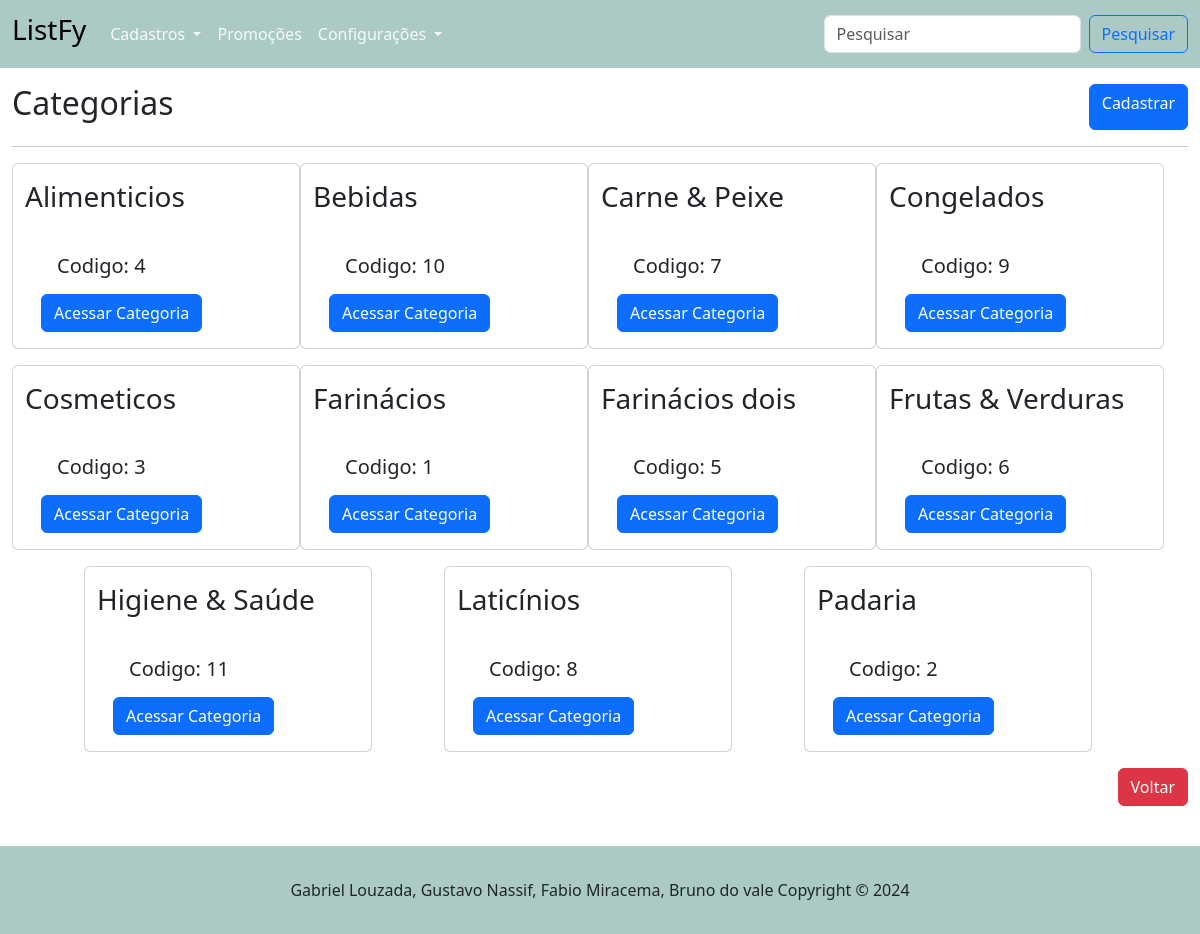
Before: /categorias/ with the older database file.
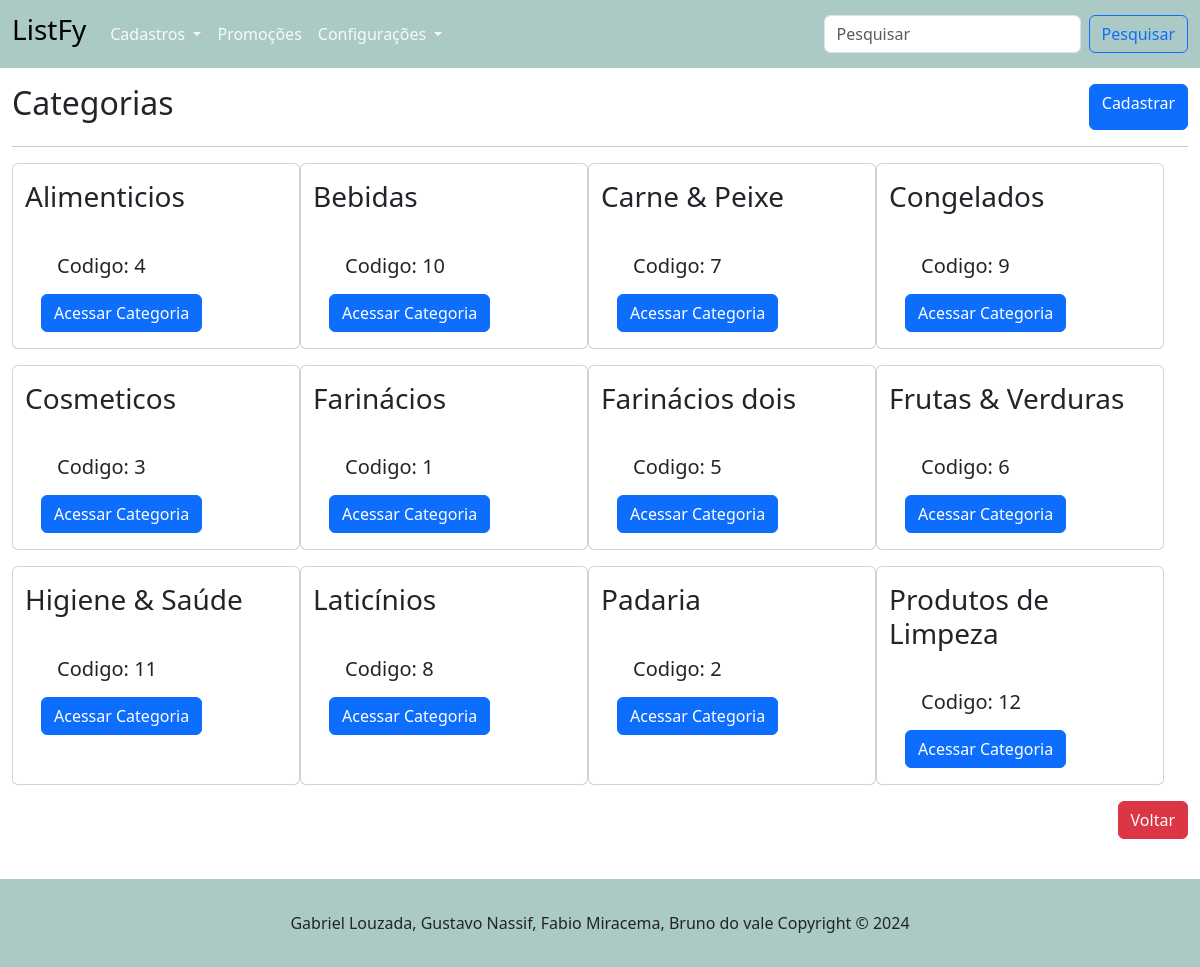
After: the same page with the newer database file.
### tables this page shows
CREATE TABLE "categoria" (
	"id_categoria"	INTEGER,
	"nome"	TEXT NOT NULL,
	PRIMARY KEY("id_categoria" AUTOINCREMENT)
);

### routes/categoria_routes.py (the view)
@router.get("/", response_class=HTMLResponse)
async def get_listar_categoria(request: Request):
    categoria = obter_todas_categorias()
    return templates.TemplateResponse("/categoria/categorias.html",{"request":request, "categoria":categoria})

### templates/categoria/categorias.html (shortened to what this page needs)
{% extends "base.html" %}
{% block conteudo %}
    <main class="container-fluid" >
        <div class="d-flex justify-content-between mt-3 ">
            <h2>Categorias</h2>
            <a href="/categorias/cadastrar_categoria" class="btn btn-primary"> Cadastrar</a>
        </div>
        <hr>
        <div class="row container-fluid d-flex justify-content-evenly">
            {% for c in categoria %}
            <div class="card col-12 mb-3" style="width: 18rem;">
                <div>
                    <h3 class="mt-3">{{ c.nome_categoria }}</h3>
                </div>
                <div class="card-body">
                  <h5 class="card-title m-3">Codigo: {{c.id_categoria}}</h5>
                    <div class="col-12">
                        <a href="/produto/categoria/{{c.id_categoria}}" class="btn btn-primary"> Acessar Categoria</a>
                    </div>
                </div>
            </div>
            {% endfor %}
        </div>
        <div class="row">
            <div class="col-12 mb-5 d-flex justify-content-end">
                <a href="/" class="btn btn-danger"> Voltar</a>
            </div>
        </div>
    </main>
{% endblock %}

### templates/base.html (shortened to what this page needs)
<!DOCTYPE html>
<html lang="pt-br">
<head>
    <link href="https://cdn.jsdelivr.net/npm/bootstrap@5.3.3/dist/css/bootstrap.min.css" rel="stylesheet">
</head>
<body>
    {% include "header.html" %}
    {% block conteudo %}{% endblock %}
    {% include "footer.html" %}
</body>
</html>

### templates/header.html (shortened to what this page needs)
<header>
    <nav class="navbar navbar-expand-lg" style="background-color: #accac5;">
        <div class="container-fluid">
          <a class="navbar-brand" href="/">
            <h3>ListFy</h3>
          </a>
          <div class="collapse navbar-collapse" id="navbarSupportedContent">
            <ul class="navbar-nav me-auto mb-2 mb-lg-0">
              <li class="nav-item dropdown">
                <a class="nav-link dropdown-toggle text-light" href="#" id="navbarDropdownMenuLink" role="button" data-bs-toggle="dropdown" aria-expanded="false">
                  Cadastros
                </a>
              </li>
              <li class="nav-item">
                <a class="nav-link text-light" href="#">Promoções</a>
              </li>
              <li class="nav-item dropdown">
                <a class="nav-link dropdown-toggle text-light" href="#" id="navbarDropdownMenuLink" role="button" data-bs-toggle="dropdown" aria-expanded="false">
                  Configurações
                </a>
            </ul>
            <form class="d-flex">
              <input class="form-control me-2" type="search" placeholder="Pesquisar" aria-label="Search">
              <button class="btn btn-outline-primary" type="submit">Pesquisar</button>
            </form>
          </div>
        </div>
      </nav>
</header>

### templates/footer.html (shortened to what this page needs)
<div class="p-3 mt-5 ">
</div>
<footer class="bd-footer fixed-bottom p-3 mt-3" style="background-color: #accac5">
    <div class="d-flex justify-content-center mt-3">
        <p>Gabriel Louzada, Gustavo Nassif, Fabio Miracema, Bruno do vale Copyright &copy; 2024</p>
    </div>
</footer>

Changed rows visible on the page:
added categoria: nome_categoria "Produtos de Limpeza", id_categoria "12"
